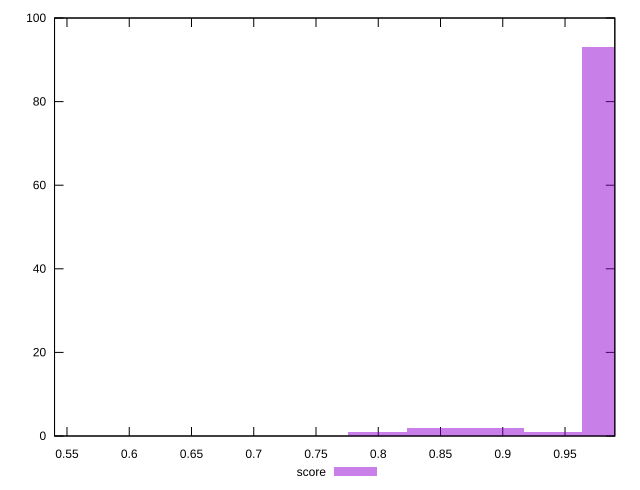

The gnuplot source for this figure:
reset

$score <<EOF
0.8933696887410593 2
0.9874086033453813 93
0.5172140303237711 1
0.8463502314388982 2
0.7993307741367373 1
0.9403891460432202 1
EOF

set key outside below
set boxwidth 0.04701945730216101
set xrange [0.54:0.99]
set yrange [0:100]
set trange [0:100]
set style fill transparent solid 0.5 noborder
set terminal svg size 640, 490 enhanced background rgb 'white'
set output "report_00019_2021-02-10T18-14-37.922Z//first-cpu-idle/samples/pages+cached/score/histogram.svg"

plot $score title "score" with boxes

reset
